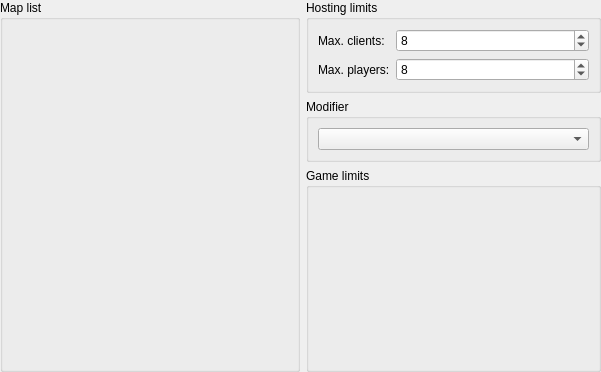
<?xml version="1.0" encoding="UTF-8"?>
<ui version="4.0">
 <class>GameRulesPanel</class>
 <widget class="QWidget" name="GameRulesPanel">
  <property name="geometry">
   <rect>
    <x>0</x>
    <y>0</y>
    <width>601</width>
    <height>372</height>
   </rect>
  </property>
  <layout class="QHBoxLayout" name="horizontalLayout">
   <property name="leftMargin">
    <number>0</number>
   </property>
   <property name="topMargin">
    <number>0</number>
   </property>
   <property name="rightMargin">
    <number>0</number>
   </property>
   <property name="bottomMargin">
    <number>0</number>
   </property>
   <item>
    <widget class="QGroupBox" name="mapListBox">
     <property name="minimumSize">
      <size>
       <width>300</width>
       <height>0</height>
      </size>
     </property>
     <property name="maximumSize">
      <size>
       <width>300</width>
       <height>16777215</height>
      </size>
     </property>
     <property name="title">
      <string>Map list</string>
     </property>
     <layout class="QVBoxLayout" name="verticalLayout_6">
      <item>
       <widget class="MapListPanel" name="mapListPanel" native="true"/>
      </item>
     </layout>
    </widget>
   </item>
   <item>
    <spacer name="horizontalSpacer">
     <property name="orientation">
      <enum>Qt::Horizontal</enum>
     </property>
     <property name="sizeType">
      <enum>QSizePolicy::Minimum</enum>
     </property>
     <property name="sizeHint" stdset="0">
      <size>
       <width>0</width>
       <height>20</height>
      </size>
     </property>
    </spacer>
   </item>
   <item>
    <widget class="QWidget" name="limitsPanel" native="true">
     <layout class="QVBoxLayout" name="verticalLayout_12" stretch="0,0,0">
      <property name="leftMargin">
       <number>0</number>
      </property>
      <property name="topMargin">
       <number>0</number>
      </property>
      <property name="rightMargin">
       <number>0</number>
      </property>
      <property name="bottomMargin">
       <number>0</number>
      </property>
      <item>
       <widget class="QGroupBox" name="hostLimitsBox">
        <property name="title">
         <string>Hosting limits</string>
        </property>
        <layout class="QFormLayout" name="hostingLimitsLayout">
         <item row="0" column="0">
          <widget class="QLabel" name="labelMaxClients">
           <property name="text">
            <string>Max. clients:</string>
           </property>
          </widget>
         </item>
         <item row="0" column="1">
          <widget class="QSpinBox" name="spinMaxClients">
           <property name="maximum">
            <number>999</number>
           </property>
           <property name="value">
            <number>8</number>
           </property>
          </widget>
         </item>
         <item row="1" column="0">
          <widget class="QLabel" name="labelMaxPlayers">
           <property name="text">
            <string>Max. players:</string>
           </property>
          </widget>
         </item>
         <item row="1" column="1">
          <widget class="QSpinBox" name="spinMaxPlayers">
           <property name="maximum">
            <number>999</number>
           </property>
           <property name="value">
            <number>8</number>
           </property>
          </widget>
         </item>
        </layout>
       </widget>
      </item>
      <item>
       <widget class="QGroupBox" name="modifierBox">
        <property name="title">
         <string>Modifier</string>
        </property>
        <layout class="QVBoxLayout" name="verticalLayout">
         <item>
          <widget class="QComboBox" name="cboModifier">
           <property name="sizePolicy">
            <sizepolicy hsizetype="Expanding" vsizetype="Fixed">
             <horstretch>0</horstretch>
             <verstretch>0</verstretch>
            </sizepolicy>
           </property>
          </widget>
         </item>
        </layout>
       </widget>
      </item>
      <item>
       <widget class="QGroupBox" name="gameLimitsBox">
        <property name="title">
         <string>Game limits</string>
        </property>
        <layout class="QVBoxLayout" name="verticalLayout_2" stretch="1">
         <item>
          <layout class="QFormLayout" name="limitsLayout">
           <property name="fieldGrowthPolicy">
            <enum>QFormLayout::AllNonFixedFieldsGrow</enum>
           </property>
          </layout>
         </item>
        </layout>
       </widget>
      </item>
     </layout>
    </widget>
   </item>
  </layout>
 </widget>
 <customwidgets>
  <customwidget>
   <class>MapListPanel</class>
   <extends>QWidget</extends>
   <header>gui/createserver/maplistpanel.h</header>
   <container>1</container>
  </customwidget>
 </customwidgets>
 <tabstops>
  <tabstop>spinMaxClients</tabstop>
  <tabstop>spinMaxPlayers</tabstop>
 </tabstops>
 <resources/>
 <connections/>
</ui>
